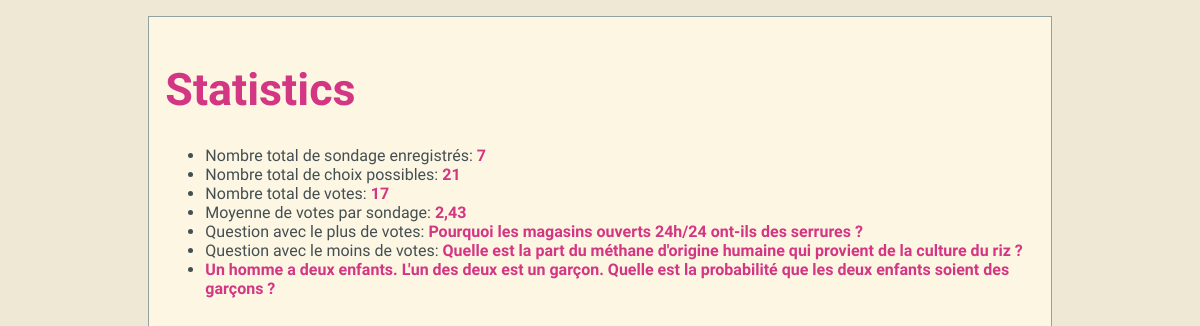
Before: /polls/statistics/ with the older database file.
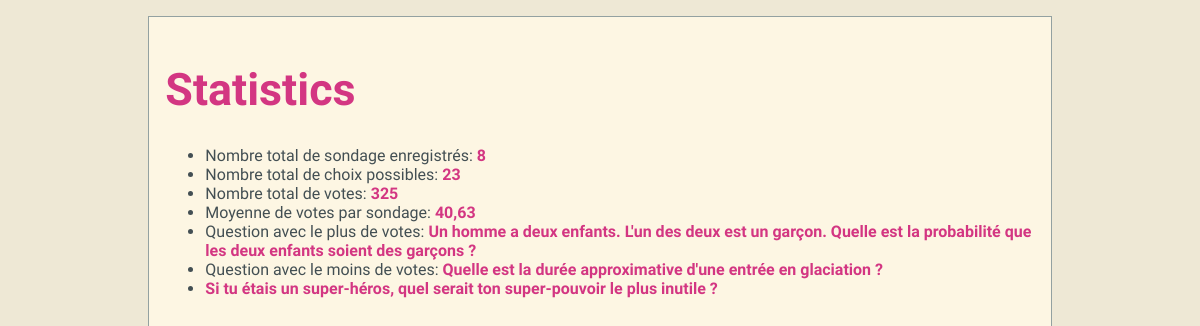
After: the same page with the newer database file.
### polls/models.py (models this page shows, shortened)
class Question(models.Model):
    question_text = models.CharField(max_length=200)
    pub_date = models.DateTimeField('date published')
    @classmethod
    def most_or_least_popular_question(cls, order_by: str):
        questions_with_total_votes = cls.objects.annotate(total_votes=models.Sum('choice__votes'))
        print(questions_with_total_votes[0].total_votes)  # TODO: supprimer, apres la demo
        ordered_questions = questions_with_total_votes.order_by(order_by)
        return ordered_questions.first()

### polls/views.py (the view)
# urls.py: path('statistics/', views.statistics, name='statistics'),
def statistics(request):
    total_questions = Question.objects.count()
    total_choices = Choice.objects.count()
    total_votes = Choice.objects.aggregate(Sum("votes"))
    average_votes = total_votes["votes__sum"] / total_questions
    most_popular_questions = Question.most_or_least_popular_question('-total_votes')
    least_popular_questions = Question.most_or_least_popular_question('total_votes')
    last_question_added = Question.objects.last()
    context = {'nb_questions': total_questions, 'nb_choices': total_choices, 'nb_votes': total_votes,
               'average_votes': average_votes, 'mp_questions': most_popular_questions,
               'lp_questions': least_popular_questions, 'last_question': last_question_added}
    return render(request, "polls/statistics.html", context)

### polls/templates/polls/statistics.html (shortened to what this page needs)
{% extends "polls/base.html" %}
{% load static %}
{% block content %}
<h1>{% block title %}Statistics{% endblock %}</h1>
<ul>
    <li>Nombre total de sondage enregistrés: <span>{{ nb_questions }}</span></li>
    <li>Nombre total de choix possibles: <span>{{ nb_choices }}</span></li>
    <li>Nombre total de votes: <span id="nb_votes">{{ nb_votes.votes__sum }}</span></li>
    <li>Moyenne de votes par sondage: <span>{{ average_votes|floatformat:2 }}</span></li>
    <li>Question avec le plus de votes: <span>{{ mp_questions.question_text }}</span></li>
    <li>Question avec le moins de votes: <span>{{ lp_questions.question_text }}</span></li>
    <li><span>{{last_question.question_text}}</span></li>
</ul>
{% endblock %}

Changed rows visible on the page:
no longer on this page (row unchanged): Question: question_text "Pourquoi les magasins ouverts 24h/24 ont-ils des serrures ?"
no longer on this page (row unchanged): Question: question_text "Quelle est la part du méthane d'origine humaine qui provient de la culture du riz ?"
now on this page (row unchanged): Question: question_text "Quelle est la durée approximative d'une entrée en glaciation ?"
added Question: question_text "Si tu étais un super-héros, quel serait ton super-pouvoir le plus inutile ?"
Other visible differences:
{{ nb_questions }}: "7" → "8"
{{ nb_choices }}: "21" → "23"
{{ nb_votes.votes__sum }}: "17" → "325"
{{ average_votes|floatformat:2 }}: "2,43" → "40,63"
{{ mp_questions.question_text }}: "Pourquoi les magasins ouverts 24h/24 ont-ils des serrures ?" → "Un homme a deux enfants. L'un des deux est un garçon. Quelle est la probabilité que les deux enfants soient des garçons ?"
{{ last_question.question_text }}: "Un homme a deux enfants. L'un des deux est un garçon. Quelle est la probabilité que les deux enfants soient des garçons ?" → "Si tu étais un super-héros, quel serait ton super-pouvoir le plus inutile ?"
